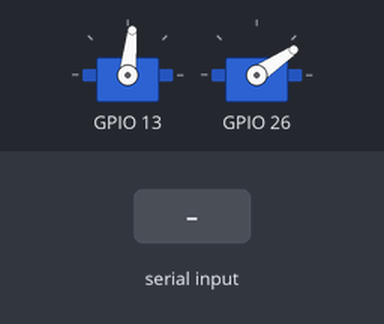
The program below on a simulated Raspberry Pi (BCM pin numbers). Shown: 2 × servo. Inputs (shaded band) come from the test bench. Servo angles are drawn from the pulse width (0.5 ms = 0°, 2.5 ms = 180°); what the program prints to the terminal is not drawn.

Above: at 8.6 s.
8.7 s: "4" typed at the terminal, then Enter
At 9.9 s:
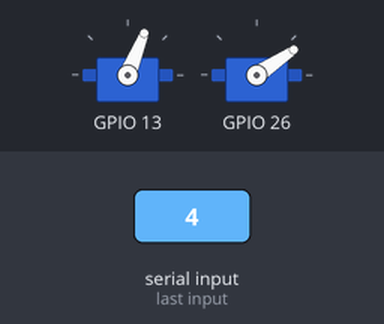
10.2 s: "8" typed at the terminal, then Enter
At 11.2 s:
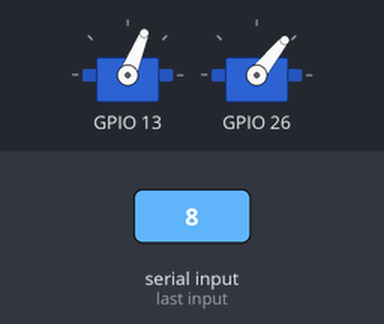
11.7 s: "6" typed at the terminal, then Enter
At 12.4 s:
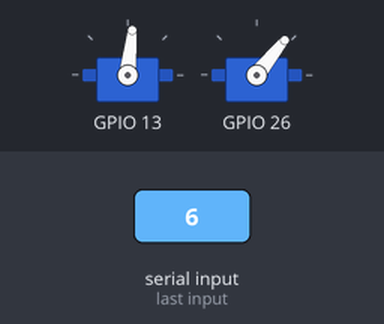
13.2 s: "6" typed at the terminal, then Enter
At 14.4 s:
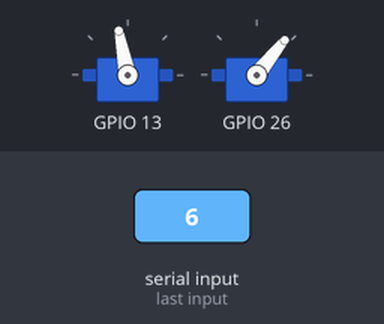
14.7 s: "2" typed at the terminal, then Enter
At 15.8 s:
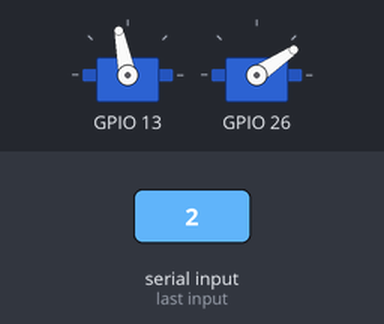
16.2 s: "2" typed at the terminal, then Enter
At 16.9 s:
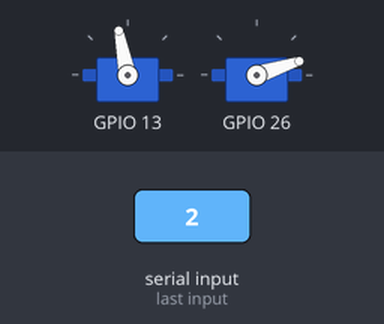
Timing chart, 0 to 18.7 s (numbered marks = the images above; inputs shaded):
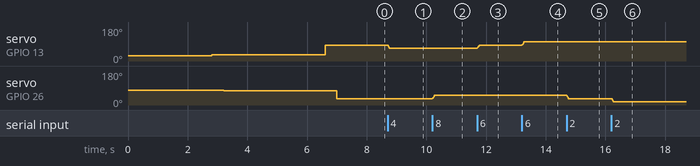

Measured:
- after the input at 8.7 s, servo on GPIO 13: 84° → 68° at once
- after the input at 10.2 s, servo on GPIO 26: 34° → 51° at once
- after the input at 11.7 s, servo on GPIO 13: 68° → 84° at once
- after the input at 13.2 s, servo on GPIO 13: 84° → 101° at once
- after the input at 14.7 s, servo on GPIO 26: 51° → 34° at once
- after the input at 16.2 s, servo on GPIO 26: 34° → 18° at once

The program:

djtest3.py
```python
# -*- coding: UTF-8 -*-

from mysteer import *

import time
# 13  # h 水平
# 26  # v 垂直
#初始位置为36和160，此时云台是正对前方，通过调试得到这两个值
#测试发现，垂直只能10-135，其它角度过了，水平5-160
steer=Steering(13,10,160,26,10,130,41,101)
steer.setup()
time.sleep(2)
'''
for i in range(0,900):
    steer.Up()

for i in range(0,900):
    steer.Down()

for i in range(0,900):
    steer.Left()

for i in range(0,900):
    steer.Right()
'''
#steer.specify(80,120)
steer.specify(50,100)
time.sleep(3)
steer.specify(110,50)

#控制
try:
    mystr=""
    try:
        while(True):
            time.sleep(1)
            mystr=input("请输入方向的数字（4-左 6-右 2-下 8-上 5-start 0-stop 其它－退出）：")
            con=int(mystr)
            if con==4 :
                for i in range(0,100): #50表示一次10度
                    steer.Left()
            elif con==6:
                for i in range(0,100):
                    steer.Right()
            elif con==8:
                for i in range(0,100):
                    steer.Up()
            elif con==2:
                for i in range(0,100):
                    steer.Down()
            elif con==5:
                steer.start()
            elif con==0:
                steer.stop()

            else:
                break
    finally:
        print("退出循环守候")
        #退出
        steer.cleanup()
except ValueError:
    print("输入参数错误: "+mystr)
```

mysteer.py
```python
# -*- coding: UTF-8 -*-

from myrotation import *
class Steering:
    def __init__(self,channelH,min_thetaH,max_thetaH,
            channelV,min_thetaV,max_thetaV,init_thetaH=0,init_thetaV=0):
        '''
        构造函数
            channelH: 水平舵机的信号通道
            min_thetaH: 水平舵机最小转角
            max_thetaH: 水平舵机最大转角
            channelV: 垂直舵机的信号通道
            min_thetaV: 垂直舵机最小转角
            max_thetaV: 垂直舵机最大转角
            init_thetaH: 水平舵机初始转角
            init_thetaV: 垂直舵机初始转角
        '''
        self.hRotation=Rotation(channelH,min_thetaH,max_thetaH,init_thetaH)
        self.vRotation=Rotation(channelV,min_thetaV,max_thetaV,init_thetaV)

    def setup(self):
        self.hRotation.setup()
        self.vRotation.setup()

    def start(self):
        self.hRotation.start()
        self.vRotation.start()

    def stop(self):
        self.hRotation.stop()
        self.vRotation.stop()

    def Up(self):
        '''
        向上步进转动（每次调用只转动0.2度）
        '''
        self.vRotation.positiveRotation()

    def Down(self):
        '''
        向下步进转动（每次调用只转动0.2度）
        '''
        self.vRotation.reverseRotation()

    def Left(self):
        '''
        向左步进转动（每次调用只转动0.2度）
        '''
        self.hRotation.reverseRotation()

    def Right(self):
        '''
        向右步进转动（每次调用只转动0.2度）
        '''
        self.hRotation.positiveRotation()

    def specify(self,thetaH,thetaV):
        '''
        转动到指定的角度
        '''
        self.hRotation.specifyRotation(thetaH)
        self.vRotation.specifyRotation(thetaV)

    def cleanup(self):
        self.hRotation.cleanup()
        self.vRotation.cleanup()
```

myrotation.py
```python
# -*- coding: UTF-8 -*-

import RPi.GPIO as GPIO
import time

# 这个类表示单个的SG90模块
class Rotation:
    frequency=60 #脉冲频率(Hz)
    delta_theta=0.2 #步进转动间隔(度)
    #delta_theta=1
    min_delay=0.0006 #转动delta_theta的理论耗时(s)
    max_delay=0.4 #从0转到180的耗时(s)
    cur_dutycycle=1 #当前占空比 1ms 3ms

    def __init__(self,channel,min_theta,max_theta,init_theta=0):
        '''
        构造函数：
            channel: 舵机信号线所连接的树莓派引脚编号（BCM编码）
            min_theta: 舵机转动的最小角度
            max_theta: 舵机转动的最大角度
            init_theta: 舵机的初始角度
        '''
        self.channel=channel
        #最小角度判断
        if(min_theta<0 or min_theta>180):
            self.min_theta=0
        else:
            self.min_theta=min_theta
        #最大角度判断
        if(max_theta<0 or max_theta>180):
            self.max_theta=180
        else:
            self.max_theta=max_theta
        #初始角度判断
        if(init_theta<min_theta or init_theta>max_theta):
            self.init_theta=(self.min_theta+self.max_theta)/2
        else:
            self.init_theta=init_theta #初始角度

        #计算最小角度、最大角度的占空比
        self.min_dutycycle=2.5+self.min_theta*10/180
        self.max_dutycycle=2.5+self.max_theta*10/180


    def setup(self):
        '''
        初始化
        '''
        GPIO.setmode(GPIO.BCM)
        GPIO.setwarnings(False)
        GPIO.setup(self.channel,GPIO.OUT)
        self.pwm=GPIO.PWM(self.channel,Rotation.frequency) #PWM
        self.dutycycle=2.5+self.init_theta*10/180 #脉冲占空比的初始值
        self.pwm.start(self.dutycycle) #让舵机转到初始位置
        self.cur_dutycycle=self.dutycycle
        time.sleep(Rotation.max_delay)

    def start(self):
        #再开始
        print("开始－self="+str(self.dutycycle)+" cur="+str(self.cur_dutycycle))
        self.pwm.start(self.cur_dutycycle)
        time.sleep(Rotation.max_delay)

    def stop(self):
        print("停止－self="+str(self.dutycycle)+" cur="+str(self.cur_dutycycle))
        self.pwm.stop()

    def positiveRotation(self):
        '''
        正相步进转动，每次调用只转动delta_theta度
        '''
        self.dutycycle=self.dutycycle+Rotation.delta_theta*10/180
        if self.dutycycle>self.max_dutycycle:
            self.dutycycle=self.max_dutycycle
        self.pwm.ChangeDutyCycle(self.dutycycle)
        self.cur_dutycycle=self.dutycycle
        time.sleep(Rotation.min_delay)

        #print("正向－"+str(self.dutycycle))

    def reverseRotation(self):
        '''
        反相转动，每次调用只转动delta_theta度
        '''
        self.dutycycle=self.dutycycle-Rotation.delta_theta*10/180
        if self.dutycycle<self.min_dutycycle:
            self.dutycycle=self.min_dutycycle
        self.pwm.ChangeDutyCycle(self.dutycycle)
        self.cur_dutycycle=self.dutycycle
        time.sleep(Rotation.min_delay)

        #print("反向－"+str(self.dutycycle))

    def specifyRotation(self,theta):
        '''
        转动到指定的角度
        '''
        if(theta<0 or theta>180):
            return
        self.dutycycle=2.5+theta*10/180
        self.pwm.ChangeDutyCycle(self.dutycycle)
        self.cur_dutycycle=self.dutycycle
        time.sleep(Rotation.max_delay)

        print("指定－"+str((self.dutycycle-3)*18)+" self="+str(self.dutycycle)+" cur="+str(self.cur_dutycycle))

    def cleanup(self):
        self.pwm.stop()
        time.sleep(Rotation.min_delay)
        GPIO.cleanup()
```
